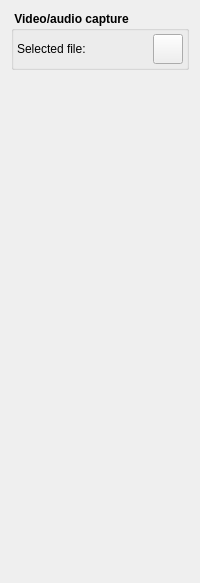
       <widget class="QWidget" name="mPageFile">
        <layout class="QVBoxLayout" name="verticalLayout_11">
         <item>
          <widget class="QGroupBox" name="groupBox_2">
           <property name="font">
            <font>
             <weight>75</weight>
             <bold>true</bold>
            </font>
           </property>
           <property name="title">
            <string> Video/audio capture </string>
           </property>
           <layout class="QGridLayout" name="gridLayout_2">
            <property name="margin">
             <number>3</number>
            </property>
            <item row="0" column="0">
             <layout class="QHBoxLayout" name="horizontalLayout_3" stretch="0,1,1,0">
              <item>
               <widget class="QLabel" name="label_8">
                <property name="minimumSize">
                 <size>
                  <width>0</width>
                  <height>30</height>
                 </size>
                </property>
                <property name="maximumSize">
                 <size>
                  <width>16777215</width>
                  <height>30</height>
                 </size>
                </property>
                <property name="font">
                 <font>
                  <weight>50</weight>
                  <bold>false</bold>
                 </font>
                </property>
                <property name="text">
                 <string>Selected file: </string>
                </property>
               </widget>
              </item>
              <item>
               <spacer name="horizontalSpacer_11">
                <property name="orientation">
                 <enum>Qt::Horizontal</enum>
                </property>
                <property name="sizeHint" stdset="0">
                 <size>
                  <width>40</width>
                  <height>20</height>
                 </size>
                </property>
               </spacer>
              </item>
              <item>
               <widget class="QLabel" name="mLbFile">
                <property name="font">
                 <font>
                  <weight>50</weight>
                  <bold>false</bold>
                 </font>
                </property>
                <property name="text">
                 <string/>
                </property>
               </widget>
              </item>
              <item>
               <widget class="QPushButton" name="mPbFile">
                <property name="minimumSize">
                 <size>
                  <width>30</width>
                  <height>30</height>
                 </size>
                </property>
                <property name="maximumSize">
                 <size>
                  <width>30</width>
                  <height>30</height>
                 </size>
                </property>
                <property name="toolTip">
                 <string>preview file content</string>
                </property>
                <property name="text">
                 <string/>
                </property>
                <property name="icon">
                 <iconset resource="../../resources/Icons.qrc">
                  <normaloff>:/images/22_22/BoxOpen.png</normaloff>:/images/22_22/BoxOpen.png</iconset>
                </property>
                <property name="iconSize">
                 <size>
                  <width>22</width>
                  <height>22</height>
                 </size>
                </property>
               </widget>
              </item>
             </layout>
            </item>
           </layout>
          </widget>
         </item>
         <item>
          <spacer name="verticalSpacer_2">
           <property name="orientation">
            <enum>Qt::Vertical</enum>
           </property>
           <property name="sizeHint" stdset="0">
            <size>
             <width>20</width>
             <height>502</height>
            </size>
           </property>
          </spacer>
         </item>
        </layout>
       </widget>
